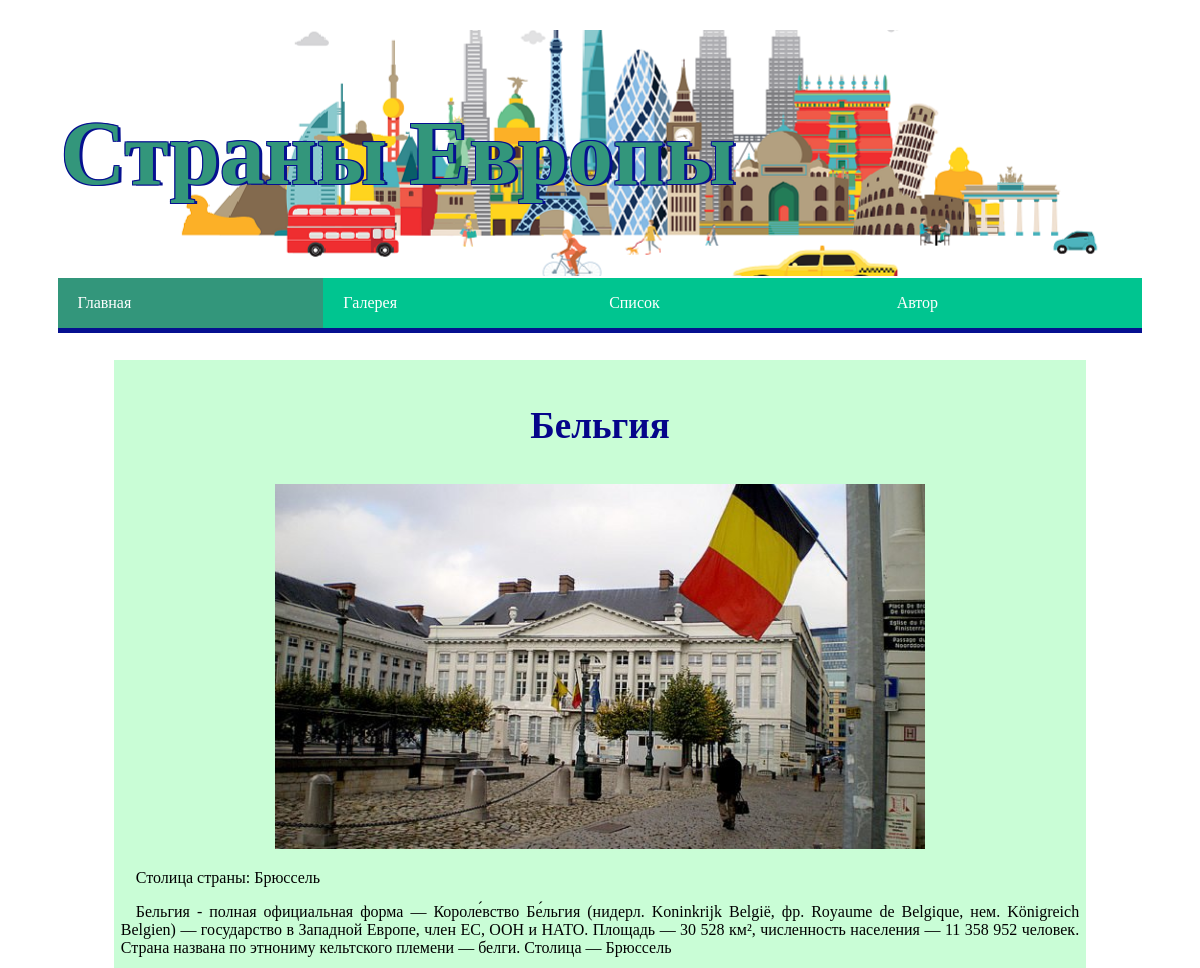
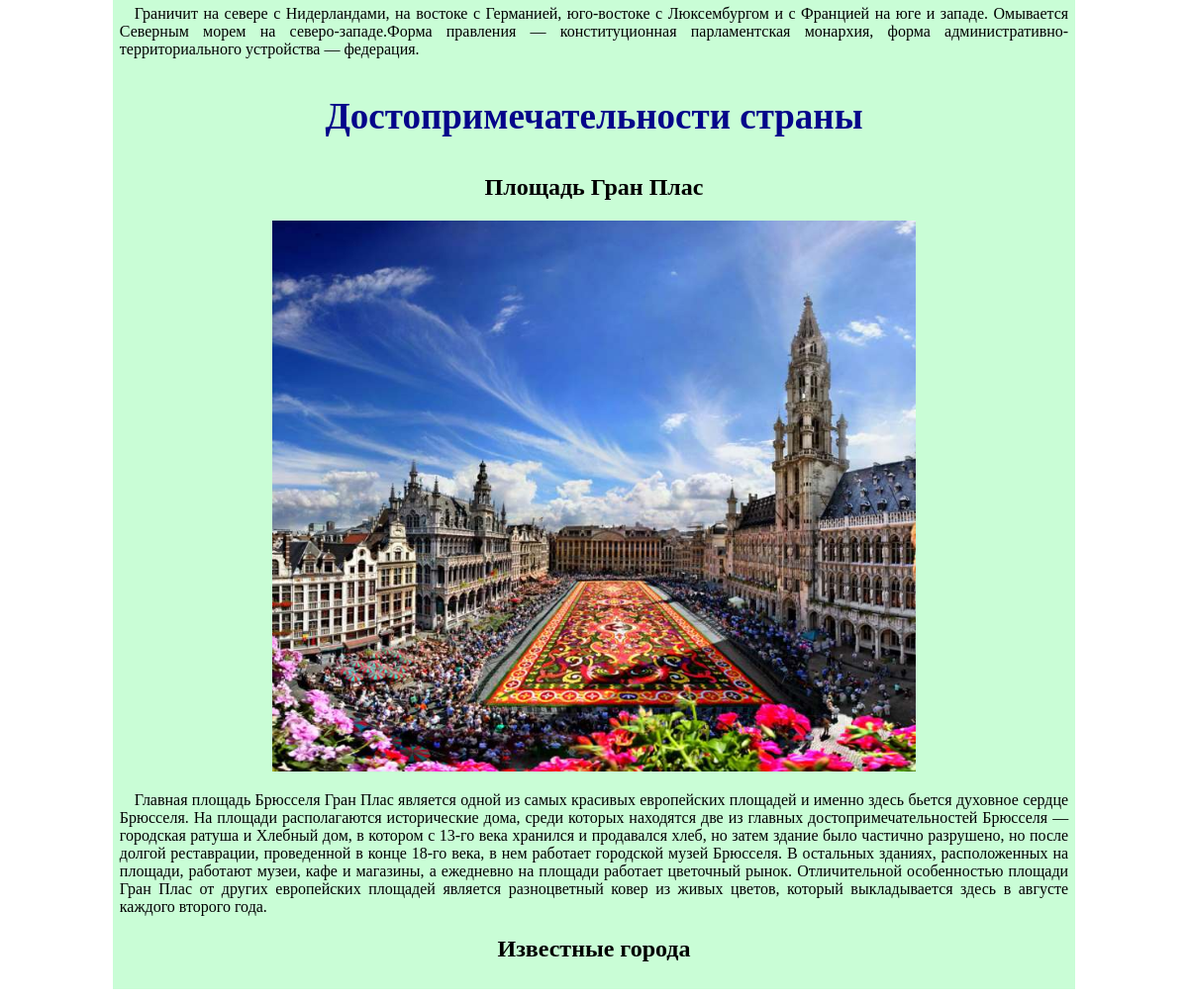
The page /index-BEL.php on the database its author committed (2 pictures, top to bottom).
### tables this page shows
CREATE TABLE `country` (
  `Code` CHAR(3) NOT NULL DEFAULT '',
  `Name` CHAR(52) NOT NULL DEFAULT '',
  `Capital` CHAR(52) NOT NULL DEFAULT '',
  PRIMARY KEY (`Code`)
);

CREATE TABLE `countryinfo` (
  `CountryCode` CHAR(3) NOT NULL DEFAULT '',
  `Text` TEXT(2000) NOT NULL DEFAULT '',
  `OrderText` INT(3) DEFAULT NULL,
  KEY `CountryCode` (`CountryCode`),
  CONSTRAINT `countryinfo_ibfk_1` FOREIGN KEY (`CountryCode`) REFERENCES `country` (`Code`)
);

CREATE TABLE `countryattraction` (
  `CountryCode` CHAR(3) NOT NULL DEFAULT '',
  `Text` TEXT(2000) NOT NULL DEFAULT '',
  `OrderText` INT(3) DEFAULT NULL,
  KEY `CountryCode` (`CountryCode`),
  CONSTRAINT `countryattraction_ibfk_1` FOREIGN KEY (`CountryCode`) REFERENCES `country` (`Code`)
);

### index-BEL.php (the view, shortened to what this page needs)
<!DOCTYPE html>
 <html lang="ru">
    <head>
		<link rel="stylesheet" href="style.css">
	</head>
 <body align="center">
	<div class="container">
	 <table align="center">
	 <tr>
		 <table align="center" class="main-table1">
			<tr>
			<th class="th-header">
			 <h1 class="header-text">Страны Европы
			 </h1>
			</th>
			</tr>
		 </table>
		 <div id="site_navigation" class="site-navigation">
			 <div id="main_menu" class="main-menu">
			 <ul class="menu">
				<li class="first leaf"><a href="index.php" title="Журнал" class="item active">Главная</a></li>
				<li class="leaf"><a href="index2.php" title="Журнал" class="item">Галерея</a></li>
				<li class="leaf"><a href="index3.php" title="Журнал" class="item">Список</a></li>
				<li class="last leaf"><a href="index4.php" title="Журнал" class="item">Автор</a></li>
			 </ul>
			 </div>
		 </div>
		<table align="center" class="main-table-country">
		<tr>
			<td class="main-page-text" rowspan="4">
				<h3>Бельгия</h3>
				<img class="img-country" src="belgium-1.jpg"></img>
				<p>
					<?php
					  $mysqli = new mysqli("localhost", "nkarabanova", "Naty2307", "newSql");
					  mysqli_set_charset($mysqli, 'utf8');
					  $query = "select * from country where Code =  'BEL'";
					  $result = $mysqli->query($query);
					  while($row = $result->fetch_array(MYSQLI_ASSOC)) {
					    echo "<p>Столица страны: ".$row["Capital"]."</p>";
					  }
					?>
				</p>
					<?php
					  $mysqli = new mysqli("localhost", "nkarabanova", "Naty2307", "newSql");
					  mysqli_set_charset($mysqli, 'utf8');
					  $query = "select * from countryinfo where  CountryCode =  'BEL' order by OrderText";
					  $result = $mysqli->query($query);
					  while($row = $result->fetch_array(MYSQLI_ASSOC)) {
					    echo "<p>".$row["Text"]."</p>";
					  }
					?>
					<h3>Достопримечательности страны</h3>
					<h2>Площадь Гран Плас</h2>
					<img class="img-country" src="belgium-2.jpg"></img>
					<?php
					  $mysqli = new mysqli("localhost", "nkarabanova", "Naty2307", "newSql");
					  mysqli_set_charset($mysqli, 'utf8');
					  $query = "select * from countryattraction where  CountryCode =  'BEL' order by OrderText";
					  $result = $mysqli->query($query);
					  while($row = $result->fetch_array(MYSQLI_ASSOC)) {
					    echo "<p>".$row["Text"]."</p>";
					  }
					?>
				<h2>Известные города</h2>
			</td>
		</tr>
		</table>
	 </table>
	 </div>
 </body>
 </html>

### style.css (style rules this page uses)
body { background-color: #fff; }
body a { color: #02aace; text-decoration: none; }
a { outline: 0; }
h3 { font-size: 37px; color: #05058a; }
p { text-indent: 15px; text-align: justify; }
ul.menu { border: none; list-style: none; text-align: left; width: 100%; }
ul.menu li { margin: 0; padding: 0; }
ul li.leaf { list-style-image: url(/misc/menu-leaf.png); list-style-type: square; }
ul.menu li { margin: 0 0 0 0.5em; }
li.expanded, li.collapsed, li.leaf { padding: 0.2em 0.5em 0 0; margin: 0; }
a.active, a.active:hover { background-color: #33967b; color: #fff; }
.leaf { width: 24.5%; }
.img-country { width: 80% }
@media (min-width: 800px) and (max-width: 2400px) { .th-header { background: url(eur_header.png) repeat-y 25% 80%; } }
@media (min-width: 800px) and (max-width: 2400px) { .main-page-text { width: 700px; } }
@media (min-width: 800px) and (max-width: 2400px) { .img-country { width: 650px; } }
.last { float: right!important; }
.container { background: #fff; padding: 20px 20px 0; margin: 10px auto; margin: 0 auto; width: 95%; box-sizing: border-box; -moz-box-sizing: border-box; -webkit-box-sizing: border-box; }
.main-table1 { width: 100%; height:250px; }
.main-page-text { padding: 7px; background-color: #b4fdc7b8; }
.main-table-country { width: 90%; }
.header-text { font-size: 90px; color: #33967b; text-align: justify; text-shadow: #061090 3px 1px 0, #061090 -1px -1px 0, #061090 -1px 1px 0, #061090 1px -1px 0; }
.site-navigation { background: #00c590; margin: 0 0 25px; min-height: 50px; border-bottom: 5px solid #061090; }
#main_menu > ul { float: left; }
#main_menu > ul, #main-menu > ul * { margin: 0; padding: 0; list-style: none; }
#site_navigation #main_menu > ul li { display: block; float: left; height: 45px; line-height: 50px; }
#main_menu > ul li { position: relative; white-space: nowrap; -webkit-transition: background .2s; transition: background .2s; }
#main_menu > ul, #main_menu > ul * { margin: 0; padding: 0; list-style: none; }
#site_navigation #main_menu > ul a { padding: 0 20px; color: #fff; font-weight: 400; text-decoration: none; text-align: left; cursor: pointer; }
#main_menu > ul a { zoom: 1; }
#main_menu > ul a { display: block; position: relative; }

### rows shown on the page
country: Capital "Брюссель"
countryinfo: Text "Бельгия - полная официальная форма — Короле́вство Бе́льгия (нидерл. Koninkrijk België, фр. Royaume de Belgique, нем. Königreich Belgien) — государство в Западной Европе, член ЕС, ООН и НАТО. Площадь — 30 528 км², численность населения — 11 358 952 человек. Страна названа по этнониму кельтского племени — белги. Столица — Брюссель"
countryinfo: Text "Граничит на севере с Нидерландами, на востоке с Германией, юго-востоке с Люксембургом и с Францией на юге и западе. Омывается Северным морем на северо-западе.Форма правления — конституционная парламентская монархия, форма административно-территориального устройства — федерация."
countryattraction: Text "Главная площадь Брюсселя Гран Плас является одной из самых красивых европейских площадей и именно здесь бьется духовное сердце Брюсселя. На площади располагаются исторические дома, среди которых находятся две из главных достопримечательностей Брюсселя — городская ратуша и Хлебный дом, в котором с 13-го века хранился и продавался хлеб, но затем здание было частично разрушено, но после долгой реставрации, проведенной в конце 18-го века, в нем работает городской музей Брюсселя. В остальных зданиях, расположенных на площади, работают музеи, кафе и магазины, а ежедневно на площади работает цветочный рынок. Отличительной особенностью площади Гран Плас от других европейских площадей является…"
